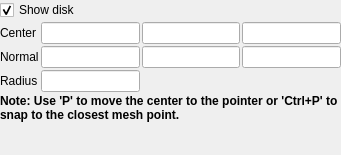
<?xml version="1.0" encoding="UTF-8"?>
<ui version="4.0">
 <class>DiskPropertyWidget</class>
 <widget class="QWidget" name="DiskPropertyWidget">
  <property name="geometry">
   <rect>
    <x>0</x>
    <y>0</y>
    <width>341</width>
    <height>155</height>
   </rect>
  </property>
  <property name="windowTitle">
   <string>Form</string>
  </property>
  <layout class="QGridLayout" name="gridLayout">
   <property name="leftMargin">
    <number>0</number>
   </property>
   <property name="topMargin">
    <number>0</number>
   </property>
   <property name="rightMargin">
    <number>0</number>
   </property>
   <property name="bottomMargin">
    <number>0</number>
   </property>
   <property name="spacing">
    <number>2</number>
   </property>
   <item row="5" column="1">
    <widget class="pqDoubleLineEdit" name="normalX"/>
   </item>
   <item row="5" column="0">
    <widget class="QLabel" name="labelNormal">
     <property name="text">
      <string>Normal</string>
     </property>
     <property name="wordWrap">
      <bool>true</bool>
     </property>
    </widget>
   </item>
   <item row="7" column="0" colspan="4">
    <widget class="QLabel" name="pickLabel">
     <property name="font">
      <font>
       <weight>75</weight>
       <bold>true</bold>
      </font>
     </property>
     <property name="text">
      <string>Note: Use 'P' to move the center to the pointer or 'Ctrl+P' to snap to the closest mesh point. </string>
     </property>
     <property name="alignment">
      <set>Qt::AlignLeading|Qt::AlignLeft|Qt::AlignTop</set>
     </property>
     <property name="wordWrap">
      <bool>true</bool>
     </property>
    </widget>
   </item>
   <item row="2" column="0" colspan="3">
    <widget class="QCheckBox" name="show3DWidget">
     <property name="text">
      <string>Show disk</string>
     </property>
     <property name="checked">
      <bool>true</bool>
     </property>
    </widget>
   </item>
   <item row="6" column="0">
    <widget class="QLabel" name="labelRadius">
     <property name="text">
      <string>Radius</string>
     </property>
    </widget>
   </item>
   <item row="4" column="3">
    <widget class="pqDoubleLineEdit" name="centerZ"/>
   </item>
   <item row="5" column="3">
    <widget class="pqDoubleLineEdit" name="normalZ"/>
   </item>
   <item row="4" column="1">
    <widget class="pqDoubleLineEdit" name="centerX"/>
   </item>
   <item row="4" column="0">
    <widget class="QLabel" name="labelCenter">
     <property name="text">
      <string>Center</string>
     </property>
     <property name="wordWrap">
      <bool>true</bool>
     </property>
    </widget>
   </item>
   <item row="6" column="1">
    <widget class="pqDoubleLineEdit" name="radius"/>
   </item>
   <item row="5" column="2">
    <widget class="pqDoubleLineEdit" name="normalY"/>
   </item>
   <item row="4" column="2">
    <widget class="pqDoubleLineEdit" name="centerY"/>
   </item>
  </layout>
 </widget>
 <customwidgets>
  <customwidget>
   <class>pqDoubleLineEdit</class>
   <extends>QLineEdit</extends>
   <header>pqDoubleLineEdit.h</header>
  </customwidget>
 </customwidgets>
 <tabstops>
  <tabstop>show3DWidget</tabstop>
  <tabstop>centerX</tabstop>
  <tabstop>centerY</tabstop>
  <tabstop>centerZ</tabstop>
  <tabstop>normalX</tabstop>
  <tabstop>normalY</tabstop>
  <tabstop>normalZ</tabstop>
  <tabstop>radius</tabstop>
 </tabstops>
 <resources/>
 <connections/>
</ui>
